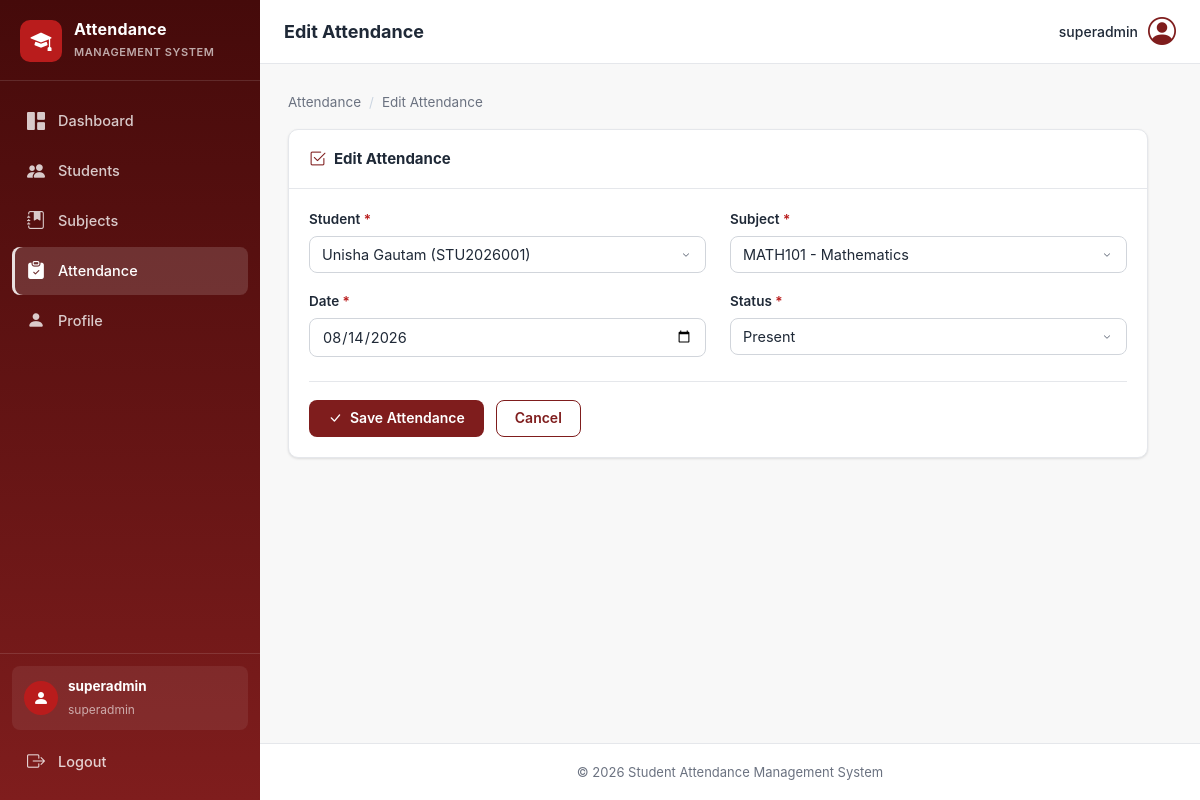
Page /attendance/1/edit/ (signed in) on the committed database.
### students/models.py (models this page shows)
class Student(models.Model):
    GENDER_CHOICES = (
        ('male', 'Male'),
        ('female', 'Female'),
        ('other', 'Other'),
    )
    SEMESTER_CHOICES = (
        (1, 'Semester 1'),
        (2, 'Semester 2'),
        (3, 'Semester 3'),
        (4, 'Semester 4'),
        (5, 'Semester 5'),
        (6, 'Semester 6'),
        (7, 'Semester 7'),
        (8, 'Semester 8'),
    )
    user = models.OneToOneField(User, on_delete=models.CASCADE, related_name='student')
    student_id = models.CharField(max_length=20, unique=True)
    date_of_birth = models.DateField(blank=True, null=True)
    gender = models.CharField(max_length=10, choices=GENDER_CHOICES, blank=True)
    address = models.TextField(blank=True, null=True)
    semester = models.PositiveSmallIntegerField(choices=SEMESTER_CHOICES, default=1)
    enrollment_date = models.DateField(blank=True, null=True)
    created_at = models.DateTimeField(auto_now_add=True)
    updated_at = models.DateTimeField(auto_now=True)
    def __str__(self):
        return f"{self.user.get_full_name() or self.user.username} ({self.student_id})"

### attendance/models.py (models this page shows, shortened)
class Attendance(models.Model):
    STATUS_CHOICES = (
        ("present", "Present"),
        ("absent", "Absent"),
        ("late", "Late"),
    )
    student = models.ForeignKey(Student, on_delete=models.CASCADE, related_name="attendances")
    subject = models.ForeignKey(Subject, on_delete=models.CASCADE, related_name="attendances")
    date = models.DateField()
    status = models.CharField(max_length=10, choices=STATUS_CHOICES, default="present")
    marked_by = models.ForeignKey(User, on_delete=models.SET_NULL, null=True, blank=True, related_name="marked_attendances")
    created_at = models.DateTimeField(auto_now_add=True)
    updated_at = models.DateTimeField(auto_now=True)
    class Meta:
        constraints = [
            models.UniqueConstraint(
                fields=["student", "subject", "date"],
                name="unique_student_subject_date_attendance",
            )
        ]

### attendance/views.py (the view)
# urls.py: path("<int:pk>/edit/", views.attendance_edit, name="attendance_edit"),
@login_required
def attendance_edit(request, pk):
    attendance = get_object_or_404(Attendance, pk=pk)
    if request.method == "POST":
        form = AttendanceForm(request.POST, instance=attendance)
        if form.is_valid():
            form.save()
            messages.success(request, "Attendance record updated successfully!")
            return redirect("attendance:attendance_detail", pk=attendance.pk)
    else:
        form = AttendanceForm(instance=attendance)
    return render(
        request,
        "attendance/attendance_form.html",
        {"form": form, "attendance": attendance, "title": "Edit Attendance"},
    )

### attendance/forms.py
class AttendanceForm(forms.ModelForm):
    class Meta:
        model = Attendance
        fields = ["student", "subject", "date", "status"]
        widgets = {
            "student": forms.Select(
                attrs={"class": "form-control"}
            ),
            "subject": forms.Select(
                attrs={"class": "form-control"}
            ),
            "date": forms.DateInput(
                attrs={
                    "class": "form-control",
                    "type": "date",
                }
            ),
            "status": forms.Select(
                attrs={"class": "form-control"}
            ),
        }

### subjects/models.py (called while the page is built)
    def __str__(self):
        return f"{self.code} - {self.name}"

### templates/attendance/attendance_form.html (shortened to what this page needs)
{% extends "base.html" %}
{% load static %}
{% block page_title %}{{ title }}{% endblock %}
{% block extra_css %}<link rel="stylesheet" href="{% static 'css/forms.css' %}">{% endblock %}
{% block content %}
<div class="breadcrumb">
    <a href="{% url 'attendance:attendance_list' %}">Attendance</a>
    <span class="breadcrumb-sep">/</span>
    <span>{{ title }}</span>
</div>
<section class="card form-card">
    <div class="card-header">
        <h3 class="card-title"><i class="bi bi-check2-square"></i> {{ title }}</h3>
    </div>
    <div class="card-body">
        <form method="post" class="form-grid">
            {% for field in form %}
                <div class="form-group {% if field.errors %}has-error{% endif %}{% if field.field.widget.input_type == 'textarea' %} form-group-full{% endif %}">
                    <label for="{{ field.id_for_label }}">{{ field.label }}{% if field.field.required %} <span class="required">*</span>{% endif %}</label>
                    {{ field }}
                </div>
            {% endfor %}
            <div class="form-actions">
                <button type="submit" class="btn btn-primary"><i class="bi bi-check-lg"></i> Save Attendance</button>
                <a href="{% if form.instance.pk %}{% url 'attendance:attendance_detail' form.instance.pk %}{% else %}{% url 'attendance:attendance_list' %}{% endif %}" class="btn btn-outline">Cancel</a>
            </div>
        </form>
    </div>
</section>
{% endblock %}

### templates/base.html (shortened to what this page needs)
{% load static %}
<!DOCTYPE html>
<html lang="en">
<head>
    <link rel="stylesheet" href="{% static 'css/style.css' %}">
    <link rel="stylesheet" href="https://cdn.jsdelivr.net/npm/bootstrap-icons@1.11.3/font/bootstrap-icons.min.css">
    {% block extra_css %}{% endblock %}
</head>
<body class="{% block body_class %}{% endblock %}">
    {% block body %}
    <div class="layout">
        <aside class="sidebar" id="sidebar">
            <div class="sidebar-brand">
                <span class="brand-icon"><i class="bi bi-mortarboard-fill"></i></span>
                <div class="brand-text">
                    <strong>Attendance</strong>
                    <small>Management System</small>
                </div>
            </div>
            <nav class="sidebar-nav" aria-label="Main navigation">
                <a href="{% url 'dashboard:dashboard' %}" class="nav-link {% if request.resolver_match.app_name == 'dashboard' %}active{% endif %}">
                    <i class="bi bi-grid-1x2-fill"></i><span>Dashboard</span>
                </a>
                <a href="{% url 'students:student_list' %}" class="nav-link {% if request.resolver_match.app_name == 'students' %}active{% endif %}">
                    <i class="bi bi-people-fill"></i><span>Students</span>
                </a>
                <a href="{% url 'subjects:subject_list' %}" class="nav-link {% if request.resolver_match.app_name == 'subjects' %}active{% endif %}">
                    <i class="bi bi-journal-bookmark-fill"></i><span>Subjects</span>
                </a>
                <a href="{% url 'attendance:attendance_list' %}" class="nav-link {% if request.resolver_match.app_name == 'attendance' %}active{% endif %}">
                    <i class="bi bi-clipboard-check-fill"></i><span>Attendance</span>
                </a>
                <a href="{% url 'accounts:profile' %}" class="nav-link {% if request.resolver_match.app_name == 'accounts' %}active{% endif %}">
                    <i class="bi bi-person-fill"></i><span>Profile</span>
                </a>
            </nav>
            <div class="sidebar-footer">
                <div class="sidebar-user">
                    <span class="user-avatar"><i class="bi bi-person-fill"></i></span>
                    <div class="sidebar-user-info">
                        <strong>{{ user.get_full_name|default:user.username }}</strong>
                        <small>{{ user.username }}</small>
                    </div>
                </div>
                <a href="{% url 'accounts:logout' %}" class="nav-link nav-link-logout">
                    <i class="bi bi-box-arrow-right"></i><span>Logout</span>
                </a>
            </div>
        </aside>
        <div class="main-wrapper">
            <header class="topbar">
                <h1 class="page-title">{% block page_title %}Dashboard{% endblock %}</h1>
                <div class="topbar-user">
                    <span class="topbar-user-name">{{ user.get_full_name|default:user.username }}</span>
                    <a href="{% url 'accounts:profile' %}" class="topbar-avatar" title="My Profile"><i class="bi bi-person-circle"></i></a>
                </div>
            </header>
            <main class="content">
                {% block content %}{% endblock %}
            </main>
            <footer class="footer">
                <span>&copy; 2026 Student Attendance Management System</span>
            </footer>
        </div>
    </div>
    {% endblock %}
</body>
</html>

### static/css/forms.css (style rules this page uses)
.form-card { max-width: 860px; }
.form-grid { display: grid; grid-template-columns: 1fr 1fr; gap: 18px 24px; }
.form-group { display: flex; flex-direction: column; gap: 6px; }
.form-group label { font-size: 13.5px; font-weight: 600; color: var(--text); }
.form-group .required { color: var(--danger); }
.form-control { width: 100%; padding: 9px 12px; border: 1px solid #d1d5db; border-radius: var(--radius); font-size: 14.5px; font-family: inherit; color: var(--text); background: var(--surface); transition: border-color 0.15s ease, box-shadow 0.15s ease; }
.form-control::placeholder { color: #9ca3af; }
select.form-control { appearance: none; -webkit-appearance: none; background-repeat: no-repeat; background-position: right 12px center; background-size: 14px; padding-right: 36px; }
.form-actions { grid-column: 1 / -1; display: flex; gap: 12px; padding-top: 18px; border-top: 1px solid var(--border); margin-top: 6px; }

### rows in the picture
Student: form "Unisha Gautam (STU2026001)"
Attendance: form "MATH101 - Mathematics" "08/14/2026" "Present"

### other values in the picture
{{ user.get_full_name|default:user.username }} "superadmin"
{{ user.username }} "superadmin"
{{ title }} "Edit Attendance"
{{ field.label }} "Student" "Subject" "Date" "Status"
